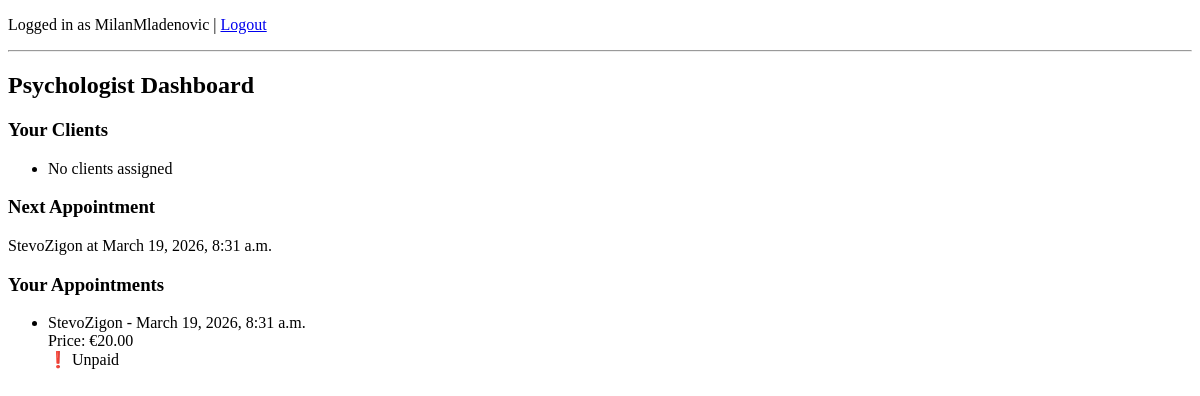
The app's page /psychologist/ (signed in), older data.
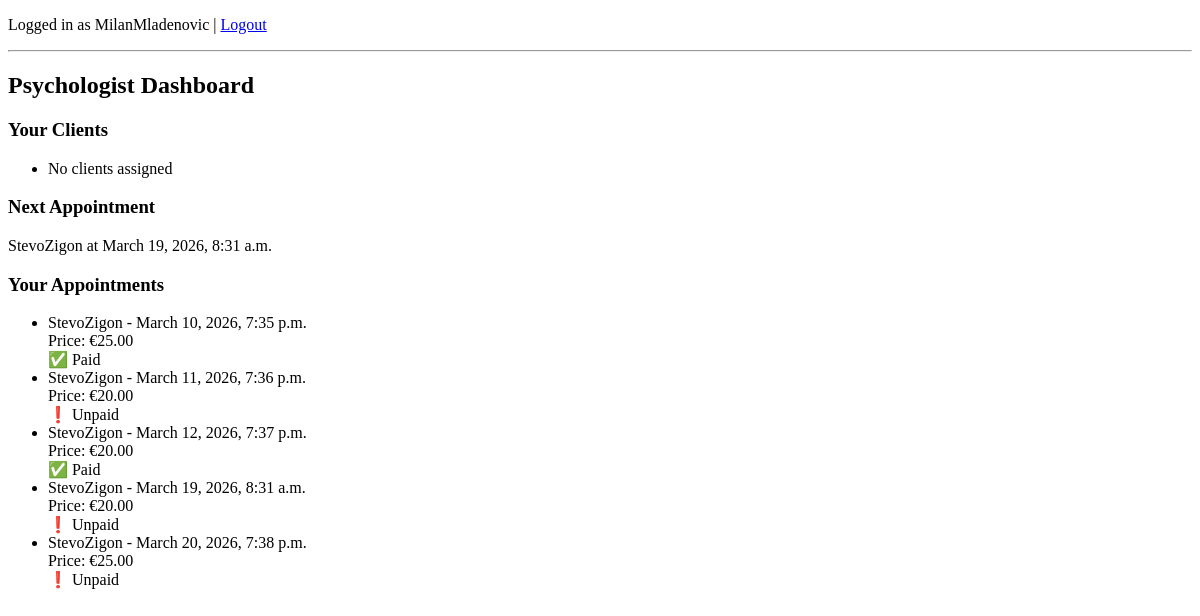
The same page, newer data.
### users/models.py (models this page shows)
class User(AbstractUser):
    ROLE_CHOICES = (
        ('psychologist', 'Psychologist'),
        ('client', 'Client'),
    )
    role = models.CharField(max_length=20, choices=ROLE_CHOICES)

### appointments/models.py (models this page shows, shortened)
class Appointment(models.Model):
    psychologist = models.ForeignKey(
        settings.AUTH_USER_MODEL,
        on_delete=models.CASCADE,
        related_name='appointments_as_psychologist',
        limit_choices_to={'role':'psychologist'}
    )
    client = models.ForeignKey(
        settings.AUTH_USER_MODEL,
        on_delete=models.CASCADE,
        related_name='appointment_as_client',
        limit_choices_to={'role':'client'}
    )
    start_time = models.DateTimeField()
    end_time = models.DateTimeField()
    price = models.DecimalField(max_digits=8, decimal_places=2)
    paid = models.BooleanField(default=False)

### users/views.py (the view)
# urls.py: path('psychologist/', psychologist_dashboard, name='psychologist_dashboard'),
@login_required
def psychologist_dashboard(request):
    appointments = Appointment.objects.filter(
        psychologist=request.user
    ).order_by('start_time')
    clients = ClientProfile.objects.filter(
        psychologist=request.user
    )
    next_appointment = appointments.filter(
        start_time__gte=timezone.now()
    ).order_by('start_time').first()
    return render(request, 'psychologist_dashboard.html', {
        'appointments': appointments,
        'next_appointment': next_appointment,
        'clients': clients
    })

### templates/psychologist_dashboard.html
{% extends "base.html" %}
{% block content %}
<h2>Psychologist Dashboard</h2>
<h3>Your Clients</h3>
<ul>
{% for client in clients %}
    <li>
        <a href="{% url 'client_detail' client.user.id %}">
            {{ client.user.username }}
        </a>
    </li>
{% empty %}
    <li>No clients assigned</li>
{% endfor %}
</ul>
<h3>Next Appointment</h3>
{% if next_appointment %}
<p>
    {{ next_appointment.client.username }} at
    {{ next_appointment.start_time }}
</p>
{% else %}
<p>No upcoming appointments</p>
{% endif %}
<h3>Your Appointments</h3>
<ul>
{% for appointment in appointments %}
    <li>
        {{ appointment.client.username }} -
        {{ appointment.start_time }}
        <br>Price: €{{ appointment.price }}<br>
        {% if appointment.paid %}
            ✅ Paid
        {% else %}
            ❗ Unpaid
        {% endif %}
    </li>
{% empty %}
    <li>No appointments yet</li>
{% endfor %}
</ul>
{% endblock %}

### templates/base.html (shortened to what this page needs)
<!DOCTYPE html>
<html>
    <head>
    </head>
    <body>
        {% if user.is_authenticated %}
            <p>Logged in as {{user.username}} | <a href="{% url 'logout' %}">Logout</a></p>
        {% endif %}
        <hr>
        {% block content %}
        {% endblock %}
    </body>
</html>

Row changes from the older to the newer data that the page shows:
added Appointment: client.username "StevoZigon", start_time "March 10, 2026, 7:35 p.m.", price "25.00", paid "✅ Paid"
added Appointment: client.username "StevoZigon", start_time "March 11, 2026, 7:36 p.m.", price "20.00", paid "❗ Unpaid"
added Appointment: client.username "StevoZigon", start_time "March 12, 2026, 7:37 p.m.", price "20.00", paid "✅ Paid"
added Appointment: client.username "StevoZigon", start_time "March 20, 2026, 7:38 p.m.", price "25.00", paid "❗ Unpaid"
